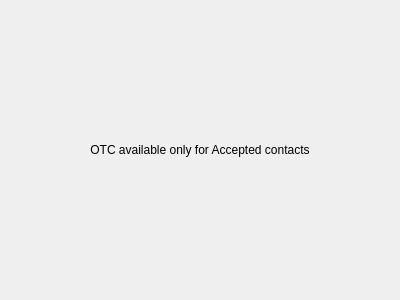
<?xml version="1.0" encoding="UTF-8"?>
<ui version="4.0">
 <class>OTCContactShield</class>
 <widget class="QWidget" name="OTCContactShield">
  <property name="geometry">
   <rect>
    <x>0</x>
    <y>0</y>
    <width>400</width>
    <height>300</height>
   </rect>
  </property>
  <property name="windowTitle">
   <string>Form</string>
  </property>
  <layout class="QVBoxLayout" name="verticalLayout">
   <item>
    <widget class="QLabel" name="label">
     <property name="text">
      <string>OTC available only for Accepted contacts</string>
     </property>
     <property name="alignment">
      <set>Qt::AlignCenter</set>
     </property>
     <property name="h5" stdset="0">
      <bool>true</bool>
     </property>
    </widget>
   </item>
  </layout>
 </widget>
 <resources/>
 <connections/>
</ui>
